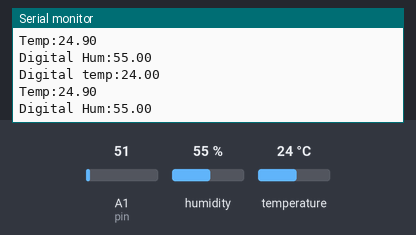
Bench run of a sketch on a simulated Arduino Uno, built with avr-gcc and run on an emulated ATmega328P. Parts: the last lines printed to the serial monitor. The test bench sets the inputs (shaded band); at power-on: A1 (pin) = 51, humidity 55 %, temperature 24 °C.

Above: at 8.8 s.
8.9 s: A1 (pin) set to 23
At 9.9 s:
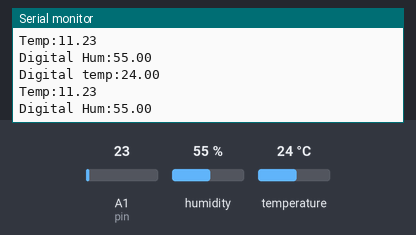
10.4 s: A1 (pin) set to 18
At 10.9 s:
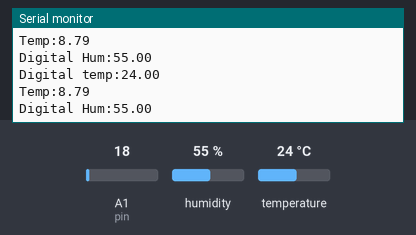
Timing chart, 0 to 13.4 s (numbered marks = the images above; inputs shaded):
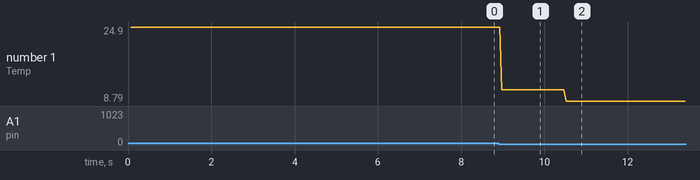

The sketch:

ferdig_prosjekt.ino
```cpp
/*
This sketch shows an example of how to use a DHT11 sensor with an Arduino UNO, and a LM35 sensor.

LM35 sensor is conencted to PIN A1.
DHT11 is connected to D8.
*/

float scale_factor  = 10.0; // mV/*C
int pin = A1;

// Import dht library
#include <DHT.h>;

#define DHTPIN 8
#define DHTTYPE DHT11


DHT dht(DHTPIN, DHTTYPE);


void setup() {
  Serial.begin(9600);
  Serial.print("Starting program");
  dht.begin();
}

void loop() {

    // Read LM35DZ sensor and print values
  float temperatur = read_analog_sensor();
  Serial.print("Temp:");
  Serial.println(temperatur);
  // ------------------ end of LM35DZ code

  // Read DHT 11 sensor and print values
  read_and_print_digital_sensor_hum_temp();
}

// Function that reads the analog sensor from pin A1
float read_analog_sensor(){
  // LM35DZ Sensor code
  float spenning_verdi = analogRead(pin);
  float milli_volt = (spenning_verdi / 1024.0) * 5000;
  float temperatur = milli_volt / scale_factor;
  return temperatur;
}

// Function that reads, and prints the humidity and temperature from a DHT11 sensor
void read_and_print_digital_sensor_hum_temp(){
  float hum = dht.readHumidity();
  float temp = dht.readTemperature();
  Serial.print("Digital Hum:");
  Serial.println(hum);
  Serial.print("Digital temp:");
  Serial.println(temp);
}
```

Measured:
- after the input at 8.9 s, the serial monitor: prints a new line after 0.08 s (image 1)
- after the input at 10.4 s, the serial monitor: prints a new line after 0.12 s (image 2)
- plotted number 1: 24.9 → 11.23 after the input at 8.9 s, 11.23 → 8.79 after the input at 10.4 s
